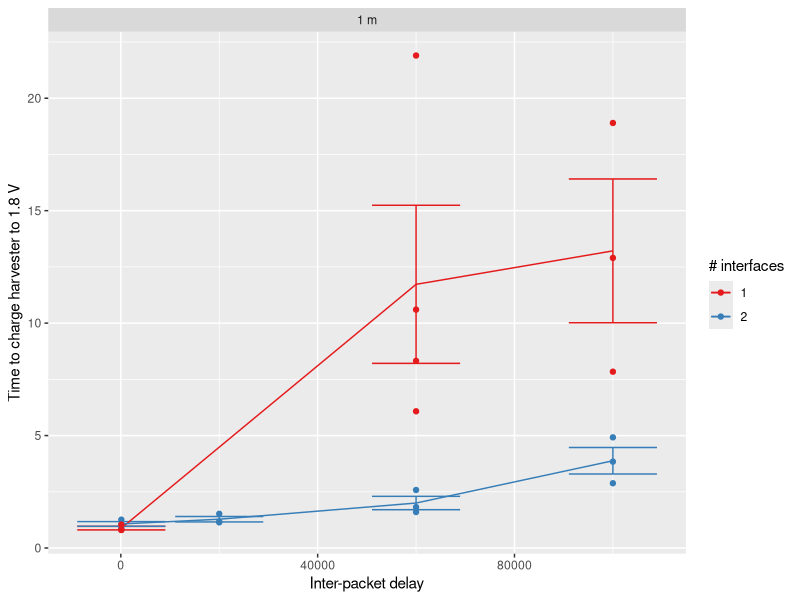

Reproduce this figure in R.
#!/usr/bin/env Rscript

library(ggplot2)

# http://www.cookbook-r.com/Manipulating_data/Summarizing_data/
## Summarizes data.
## Gives count, mean, standard deviation, standard error of the mean, and
## confidence interval (default 95%).
##   data: a data frame.
##   measurevar: the name of a column that contains the variable to be
##               summarized
##   groupvars: a vector containing names of columns that contain grouping
##              variables
##   na.rm: a boolean that indicates whether to ignore NA's
##   conf.interval: the % range of the confidence interval (default is 95%)
summarySE <- function(data=NULL, measurevar, groupvars=NULL, na.rm=FALSE,
                      conf.interval=.95, .drop=TRUE) {
  require(plyr)

  # New version of length which can handle NA's: if na.rm==T, don't count them
  length2 <- function (x, na.rm=FALSE) {
    if (na.rm) sum(!is.na(x))
    else       length(x)
  }

  # This does the summary. For each group's data frame, return a vector with
  # N, mean, and sd
  datac <- ddply(data, groupvars, .drop=.drop,
                 .fun = function(xx, col) {
                   c(N      = length2(xx[[col]], na.rm=na.rm),
                     mean   = mean   (xx[[col]], na.rm=na.rm),
                     median = median (xx[[col]], na.rm=na.rm),
                     sd     = sd     (xx[[col]], na.rm=na.rm)
                   )
                 },
                 measurevar
  )

  # Rename the "mean" column
  datac <- rename(datac, c("mean" = measurevar))

  datac$se <- datac$sd / sqrt(datac$N)  # Calculate standard error of the mean

  # Confidence interval multiplier for standard error
  # Calculate t-statistic for confidence interval:
  # e.g., if conf.interval is .95, use .975 (above/below), and use df=N-1
  ciMult <- qt(conf.interval/2 + .5, datac$N-1)
  datac$ci <- datac$se * ciMult

  return(datac)
}

udpalt <- as.data.frame(read.csv('charge-time.csv'))

ds <- summarySE(data=udpalt, measurevar="time_s", groupvars=c("interpkt_us", "ifaces"))

p <- ggplot(ds, aes(x=interpkt_us, y=time_s, colour=factor(ifaces))) +
  geom_errorbar(aes(ymin=time_s-se, ymax=time_s+se)) +
  geom_line() +
  geom_point(data=udpalt, aes(x=interpkt_us, y=time_s, colour=factor(ifaces))) +
  scale_colour_brewer(name="# interfaces", palette="Set1") +
  facet_wrap(~distance, ncol=2) +
  ylab('Time to charge harvester to 1.8 V') +
  xlab('Inter-packet delay')


ggsave(p, filename='chargetime.pdf', width=6, height=4, units="in")
